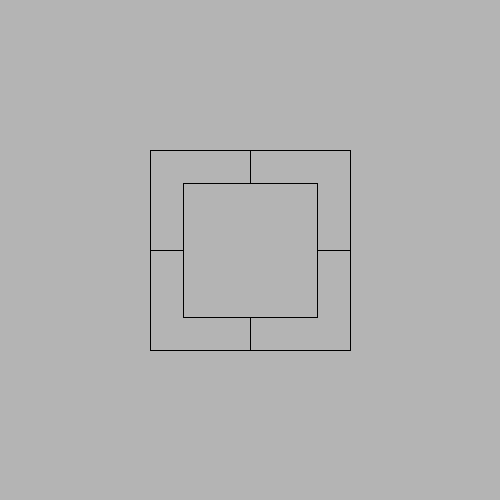
Frame 1 (no input)
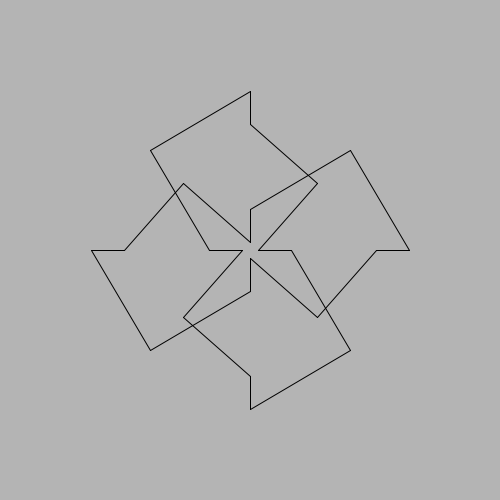
Frame 60 (the mouse pressed at the canvas centre just before this capture)
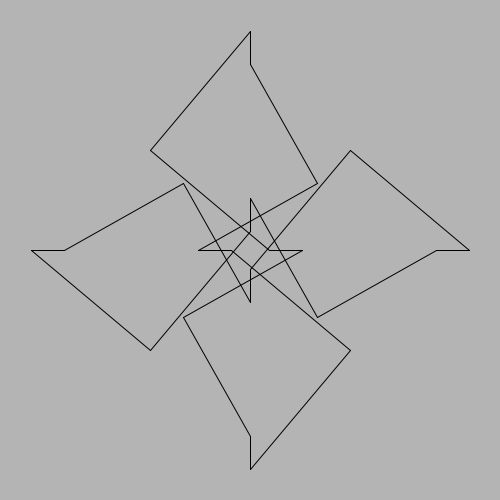
Frame 120 (the mouse held since frame 60 and released just before this capture)

The Processing sketch that drew these frames (run headless with seeded random() and noise(); from frame 60 on, the mouse is pressed at the canvas centre):

// Processing sketch: processing_57121
// ── processing_57121.pde

int w;
int h;
int x1;
int y1;
int x2;
int y2;
int a;
int b;
int c;
int d;
void setup(){
  size(500,500);
  frameRate(5);
  
  w=100;
  h=w;
  x1=150;
  y1=150;
  x2=x1+w*2;
  y2=y1+h*2;
  a=w/3;
  b=0;
  c=0;
  d=0;
}

void draw
(){fill(153);
 
  
background(180, 180, 180);
  line(x1, y1, x1+w, y1-b);
  line(x1+d, y1+h, x1+a+d, y1+h);
  line(x1, y1, x1+b, y1+h);
  line(x1+w, y1-d, x1+w, y1+a-d);
  line(x1+a, y1+a, x1+w, y1+a-c);
  line(x1+a, y1+a, x1+a+c, y1+h);

  line(x2, y1, x2-w, y1+b);
  line(x2+d, y1+h, x2-a+d, y1+h);
  line(x2-w, y1+d, x2-w, y1+a+d);
  line(x2, y1, x2+b, y1+h);
  line(x2-a, y1+a, x2-w, y1+a+c);
  line(x2-a, y1+a, x2-a+c, y1+h);

  line(x1-d, y2-h, x1+a-d, y2-h);
  line(x1, y2, x1+w, y2-b);
  line(x1, y2, x1-b, y2-h);
  line(x1+w, y2-d, x1+w, y2-a-d);
  line(x1+a, y2-a, x1+w, y2-a-c);
  line(x1+a, y2-a, x1+a-c, y2-h);
 
  line(x2-d, y2-h, x2-a-d, y2-h);
  line(x2, y2, x2-w, y2+b);
  line(x2-w, y2+d, x2-w, y2-a+d);
  line(x2, y2, x2-b, y2-h);
  line(x2-a, y2-a, x2-w, y2-a+c);
  line(x2-a, y2-a, x2-a-c, y2-h);
  
  b=b+1;
  c=c-1;
  d=d+1;
}
